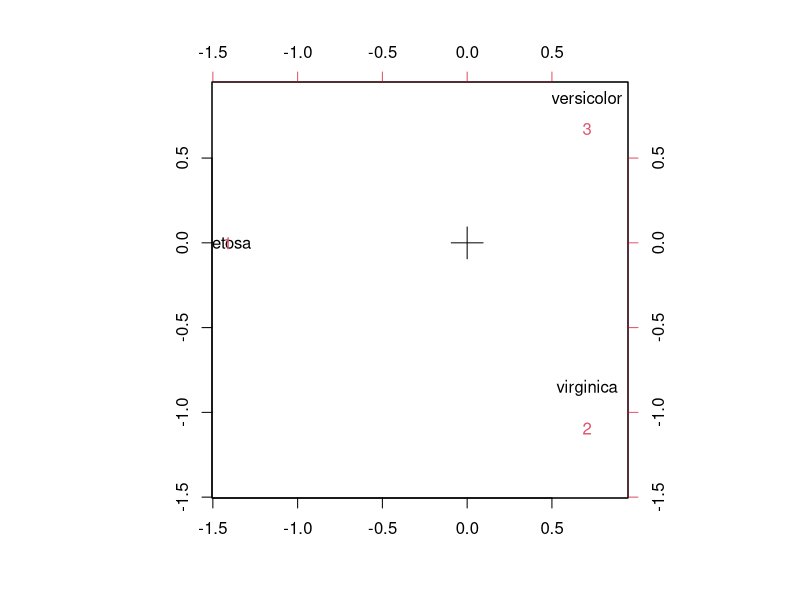
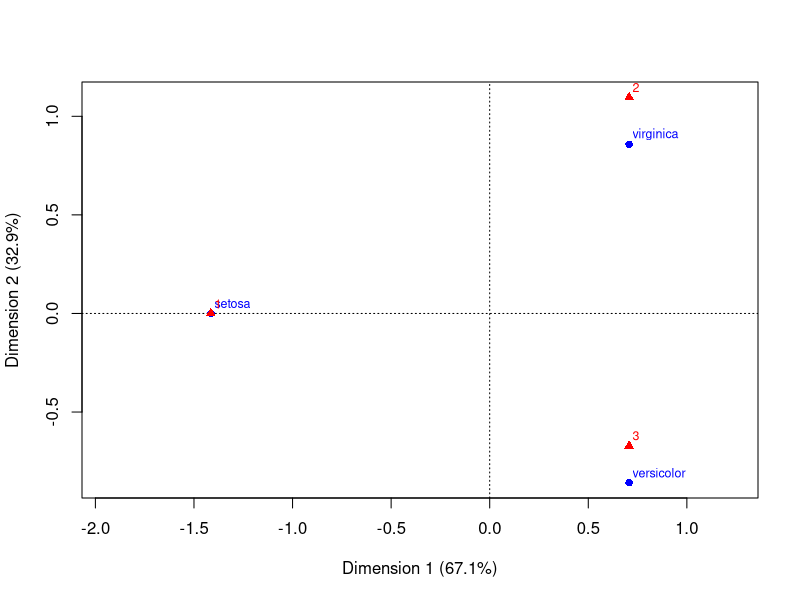
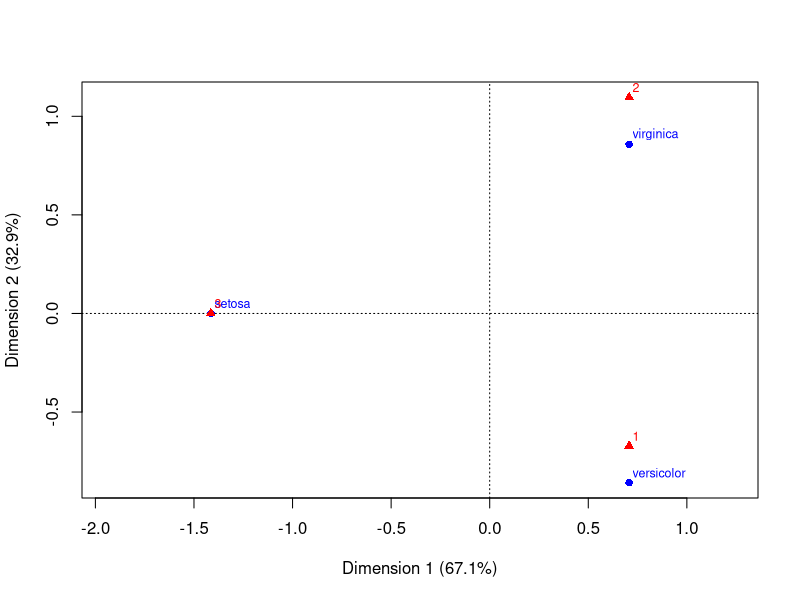
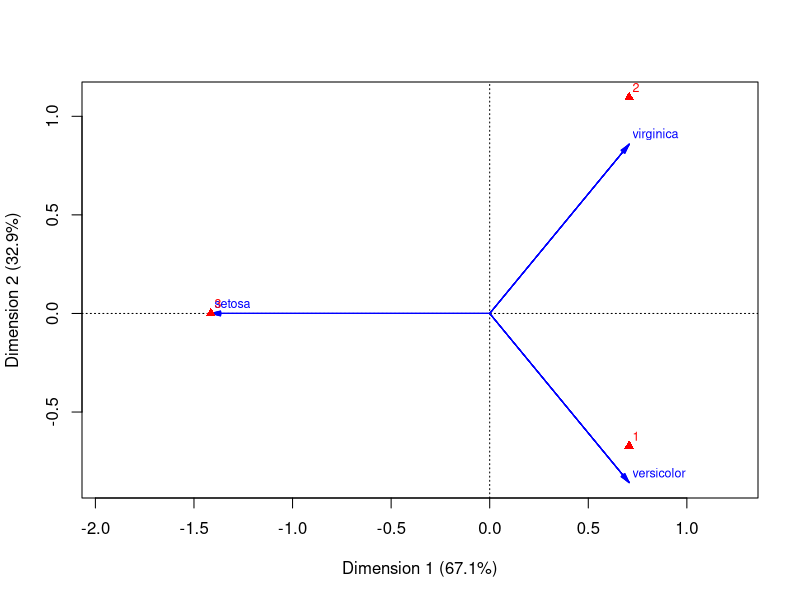

Reproduce these figures in R, in order.
library(MASS)
set.seed(5220)
iris2 <- scale(iris[, 1:4])
model <- kmeans(iris[, 1:4], centers = 3)

table(iris$Species, model$cluster)
camodel <- corresp(iris$Species, model$cluster, nf = 2)

print(camodel)
plot(camodel)

tmp <- data.frame(spec = iris$Species, cl = model$cluster)
camodel2 <- corresp(~spec + cl, data = tmp, nf = 2)
camodel2

library(ca)
cmodel3 <- ca::ca(table(iris$Species, model$cluster), nd = 4)
cmodel3
summary(cmodel3)
plot(cmodel3)

set.seed(1001)
iris2 <- scale(iris[, 1:4])
model <- kmeans(iris[, 1:4], centers = 5)


model <- kmeans(iris[, 1:4], centers = 3)
table(iris$Species, model$cluster)
cmodel5 <- ca(table(iris$Species, model$cluster), nd = 2)
cmodel5
summary(cmodel5)
plot(cmodel5)
plot(cmodel5, arrows = c(TRUE, FALSE))
